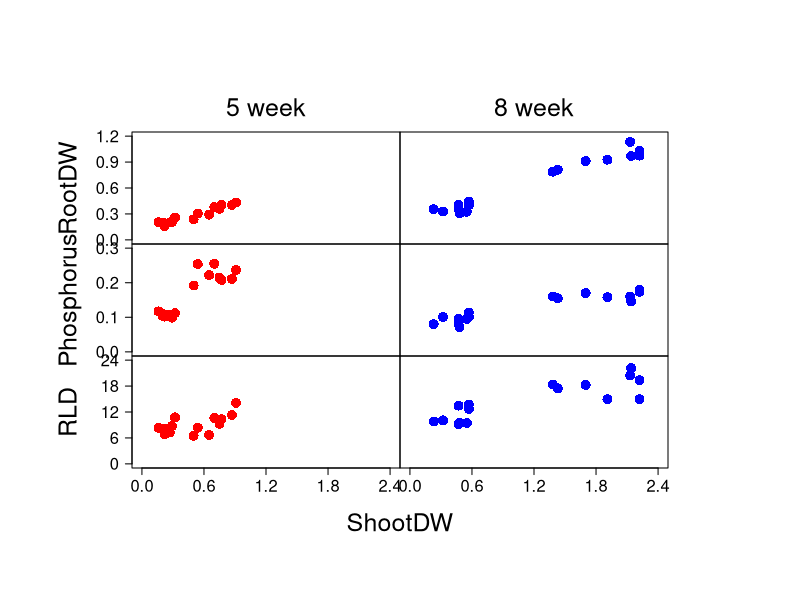

Write the R code that produced this figure.
d1<-read.table("Test1.txt", header=T) 
sd5<-subset(d1,d1$Stage=="5week")  
sd8<-subset(d1,d1$Stage=="8week")  

pdf("Fig2long.pdf", width=10, height=12)
par(oma = c(10, 10, 10, 10)) # 下・左・上・右
par(mfcol=c(3,2)) # c(行, 列)  
par(mar = c(0, 0, 0, 0))  # 下・左・上・右

plot(sd5$SDW,sd5$RDW, 
        xlim = c(0,2.4),  # x軸の境界
        ylim = c(0,1.2), # y軸の境界
        xlab = "", # x軸ラベル
        ylab = "", # y軸ラベル
        col = "red",
        pch=16,
        cex=2,
        axes=FALSE
    )
axis(2, at=c(0,0.3,0.6,0.9,1.2), cex.axis=1.5, las=1, labels = T) # y軸ラベル
mtext(2, text="RootDW", adj=0.5, cex = 1.5, line = 4)
mtext(3, text="5 week", adj=0.5, cex = 1.5, line = 1)
box("plot",lty=1,lwd=1) # 枠をつける

plot(sd5$SDW,sd5$SPC, 
        xlim = c(0,2.4),  # x軸の境界
        ylim = c(0,0.3), # y軸の境界
        xlab = "", # x軸ラベル
        ylab = "", # y軸ラベル
        col = "red",
        pch=16,
        cex=2,
        axes=FALSE
    )
axis(2, at=c(0,0.1,0.2,0.3), cex.axis=1.5, las=1, labels = T) # y軸ラベル
mtext(2, text="Phosphorus", adj=0.5, cex = 1.5, line = 4)
box("plot",lty=1,lwd=1) # 枠をつける

plot(sd5$SDW,sd5$RLD, 
        xlim = c(0,2.4),  # x軸の境界
        ylim = c(0,24), # y軸の境界
        xlab = "", # x軸ラベル
        ylab = "", # y軸ラベル
        col = "red",
        pch=16,
        cex=2,
        axes=FALSE
    )
axis(2, at=c(0,6,12,18,24), cex.axis=1.5, las=1, labels = T) # y軸ラベル
mtext(2, text="RLD", adj=0.5, cex = 1.5, line = 4)
axis(1, at=c(0,0.6,1.2,1.8,2.4), cex.axis=1.5, las=1, labels = T) # x軸ラベル
box("plot",lty=1,lwd=1) # 枠をつける

plot(sd8$SDW,sd8$RDW, 
        xlim = c(0,2.4),  # x軸の境界
        ylim = c(0,1.2), # y軸の境界
        xlab = "", # x軸ラベル
        ylab = "", # y軸ラベル
        col = "blue",
        pch=16,
        cex=2,
        axes=FALSE
    )
mtext(3, text="8 week", adj=0.5, cex = 1.5, line = 1)
box("plot",lty=1,lwd=1) # 枠をつける

plot(sd8$SDW,sd8$SPC, 
        xlim = c(0,2.4),  # x軸の境界
        ylim = c(0,0.3), # y軸の境界
        xlab = "", # x軸ラベル
        ylab = "", # y軸ラベル
        col = "blue",
        pch=16,
        cex=2,
        axes=FALSE
    )
box("plot",lty=1,lwd=1) # 枠をつける

plot(sd8$SDW,sd8$RLD, 
        xlim = c(0,2.4),  # x軸の境界
        ylim = c(0,24), # y軸の境界
        xlab = "", # x軸ラベル
        ylab = "", # y軸ラベル
        col = "blue",
        pch=16,
        cex=2,
        axes=FALSE
    )
axis(1, at=c(0,0.6,1.2,1.8,2.4), cex.axis=1.5, las=1, labels = T) # x軸ラベル
box("plot",lty=1,lwd=1) # 枠をつける
mtext("ShootDW",adj=0.5,side = 1, cex = 1.5, line = 4, outer=TRUE)
dev.off()
